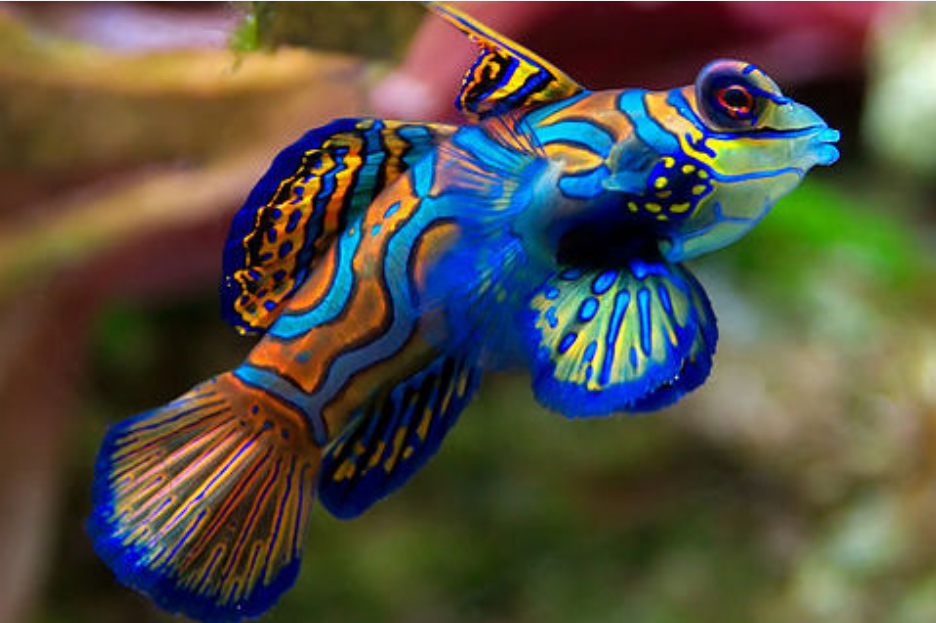
#> input picture open_cv/fish.png, 936 x 623 px
$ python image_arithmetic.py
#> lines starting #> are read from the running program, lines starting #| are printed output that depends on the picture
import cv2 as cv
import numpy as np

image = cv.imread('fish.png')
#> image is the input picture: shape (623, 936, 3); mean B, G, R 67.7, 80.6, 84.1
image = cv.resize(image, None, fx = 0.4, fy = 0.4, interpolation=cv.INTER_CUBIC)
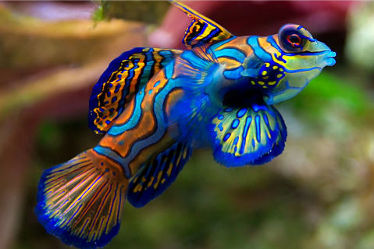
#> image: shape (249, 374, 3); mean B, G, R 67.6, 80.4, 83.9
M = np.ones(image.shape, dtype = np.uint8)
M *= 50

brighter = cv.add(image, M)
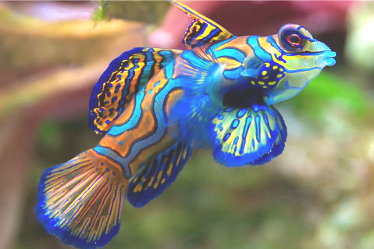
#> brighter: shape (249, 374, 3); mean B, G, R 116.7, 130.2, 133.2
darker = cv.subtract(image, M)
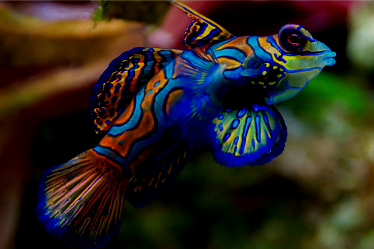
#> darker: shape (249, 374, 3); mean B, G, R 30, 37.8, 43.4

img2 = np.hstack([image, brighter, darker])
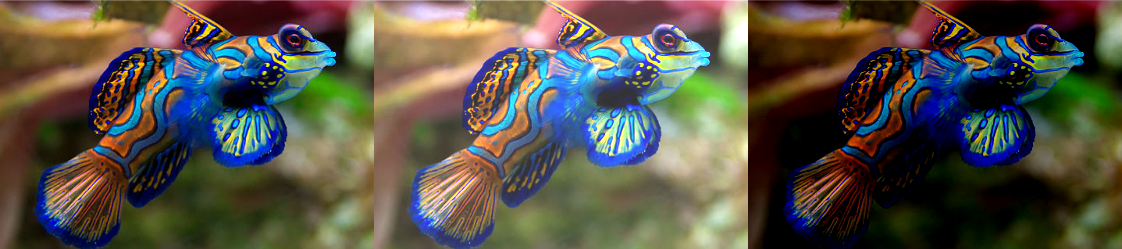
#> img2: shape (249, 1122, 3); mean B, G, R 71.4, 82.8, 86.8
cv.imshow("window", img2)

cv.waitKey(10000)
cv.destroyAllWindows()
